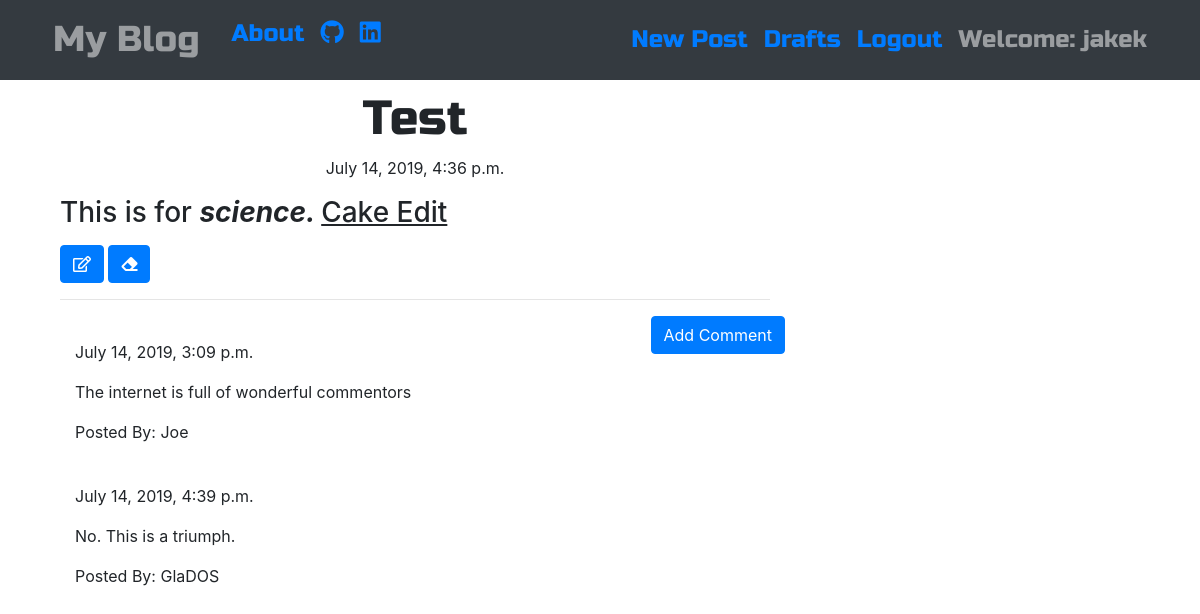
/post/2 (signed in), run on the app's committed database.
### blog/models.py (models this page shows, shortened)
class Post(models.Model):
    author =  models.ForeignKey('auth.User', on_delete=models.CASCADE)
    title = models.CharField(max_length=256)
    text = models.TextField()
    created_date = models.DateTimeField(default=timezone.now)
    published_date = models.DateTimeField(blank=True, null=True)

class Comment(models.Model):
    post = models.ForeignKey('blog.Post', related_name='comments',
                                on_delete=models.CASCADE)
    author = models.CharField(max_length=256)
    text = models.TextField()
    created_date = models.DateTimeField(default=timezone.now)
    approved_comment = models.BooleanField(default=False)

### blog/views.py (the view)
class PostDetailView(DetailView):
    model = Post

### blog/templates/blog/post_detail.html (shortened to what this page needs)
{% extends 'blog/base.html' %}
{% block content %}
<h1 class="posttitle loader">{{ post.title }}</h1>
{% if post.published_date %}
<div class="date postdate">
	{{ post.published_date }}
</div>
{% else %}
<a class="btn btn-primary" href="{% url 'post_publish' pk=post.pk %}">Publish</a>
{% endif %}
<p class="postcontent">{{ post.text|safe|linebreaksbr }}</p>
{% if user.is_authenticated %}
<a class="btn btn-primary" href="{% url 'post_edit' pk=post.pk %}">
	<i class="far fa-edit"></i>
</a>
<a class="btn btn-primary" href="{% url 'post_remove' pk=post.pk %}">
	<i class="fas fa-eraser"></i>
</a>
{% endif %}
<hr>
<a class="btn btn-primary btn-comment" href="{% url 'add_comment_to_post' pk=post.pk %}">Add Comment</a>
<div class="container">
	{% for comment in post.comments.all %}
	<br>
	{% if user.is_authenticated or comment.approved_comment %}
		{{ comment.created_date }}
		<p>{{comment.text|safe|linebreaks}}</p>
		<p>Posted By: {{comment.author }}</p>
	{% endif %}
	{% empty %}
	<p>No Comments</p>
	{% endfor %}
{% endblock %}

### blog/templates/blog/base.html (shortened to what this page needs)
<!DOCTYPE html>
{% load staticfiles %}
<html>
	<head>
		<link rel="stylesheet" href="https://stackpath.bootstrapcdn.com/bootstrap/4.3.1/css/bootstrap.min.css">
		<link href="https://use.fontawesome.com/releases/v5.0.7/css/all.css" rel="stylesheet">
<link rel="stylesheet" href="//cdn.jsdelivr.net/npm/medium-editor@latest/dist/css/medium-editor.min.css" type="text/css" media="screen" charset="utf-8">
		<link rel="stylesheet" href="{% static 'css/blog.css' %}">
	</head>
	<body class='loader'>
		<nav class="navbar navbar-expand-sm techfont custom-navbar sticky-top navbar-dark bg-dark">
			<div class="container">
				<ul class="navbar-nav">
					<li>
						<a class="navbar-brand nav-link bigbrand" href="{% url 'post_list' %}">My Blog</a>
					</li>
					<li class="nav-link">
						<a href="{% url 'about' %}">About</a>
					</li>
					<li class="nav-link">
						<a href="https://www.github.com/StewartJake"><i class="fab fa-github"></i></a>
					</li>
					<li class="nav-link">
						<a href="https://www.linkedin.com/in/jacob-stewart-847933126/"><i class="fab fa-linkedin"></i></a>
					</li>
				</ul>
				<ul class="navbar-nav ml-auto">
					{% if user.is_authenticated %}
					<li class="nav-link">
						<a href="{% url 'post_new' %}">New Post</a>
					</li>
					<li class="nav-link">
						<a href="{% url 'post_draft_list' %}">Drafts</a>
					</li>
					<li class="nav-link">
						<a href="{% url 'logout' %}">Logout</a>
					</li>
					<li class="nav-link">
						<a>Welcome: {{ user.username }}</a>
					</li>
					{% else %}
					<li>
						<a class="navbar-right" href="{% url 'login' %}">
							<i class="fas fa-user"></i>
						</a>
					</li>
					{% endif %}
				</div>
		</nav>
		<div class="content container">
			<div class"row">
				<div class="col-md-8">
					<div class="blog_post">
					{% block content %}
					{% endblock %}
					</div>
				</div>
			</div>
		</div>
	</body>
</html>

### blog/static/css/blog.css (style rules this page uses)
.techfont { font-family: 'Russo One', sans-serif; font-size: 1.5em; margin-bottom: 10px; }
.bigbrand { font-size: 1.5em; }
.postdate { text-align:center; }
.posttitle { font-family: 'Russo One', sans-serif; font-size: 3em; text-align: center; }
.postcontent { font-family: 'Montserrat'; font-size: 1.5em; }
.btn-comment { position:absolute; right: 0px; }

### data on the page
Post: title "Test", published_date "July 14, 2019, 4:36 p.m.", text "This is for science. Cake Edit"
Comment: created_date "July 14, 2019, 3:09 p.m.", text "The internet is full of wonderful commentors", author "Joe"
Comment: created_date "July 14, 2019, 4:39 p.m.", text "No. This is a triumph.", author "GlaDOS"

### other printed values
{{ user.username }} "jakek"
